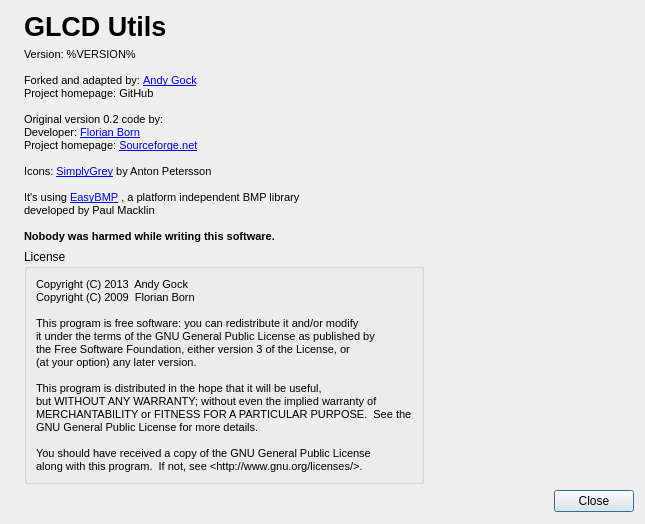
<?xml version="1.0" encoding="UTF-8"?>
<ui version="4.0">
 <class>UIInfo</class>
 <widget class="QDialog" name="UIInfo">
  <property name="geometry">
   <rect>
    <x>0</x>
    <y>0</y>
    <width>645</width>
    <height>495</height>
   </rect>
  </property>
  <property name="windowTitle">
   <string>Info</string>
  </property>
  <property name="windowIcon">
   <iconset resource="resources.qrc">
    <normaloff>:/Icons/resources/gtk-info.png</normaloff>:/Icons/resources/gtk-info.png</iconset>
  </property>
  <layout class="QGridLayout" name="gridLayout_2">
   <item row="0" column="0">
    <layout class="QGridLayout" name="gridLayout">
     <item row="0" column="0" rowspan="3">
      <widget class="QLabel" name="label_2">
       <property name="text">
        <string/>
       </property>
       <property name="pixmap">
        <pixmap resource="resources.qrc">:/Icons/resources/neues_logo.png</pixmap>
       </property>
       <property name="margin">
        <number>5</number>
       </property>
      </widget>
     </item>
     <item row="0" column="1" colspan="2">
      <widget class="QLabel" name="label_3">
       <property name="text">
        <string>&lt;!DOCTYPE HTML PUBLIC &quot;-//W3C//DTD HTML 4.0//EN&quot; &quot;http://www.w3.org/TR/REC-html40/strict.dtd&quot;&gt;
&lt;html&gt;&lt;head&gt;&lt;meta name=&quot;qrichtext&quot; content=&quot;1&quot; /&gt;&lt;style type=&quot;text/css&quot;&gt;
p, li { white-space: pre-wrap; }
&lt;/style&gt;&lt;/head&gt;&lt;body style=&quot; font-family:'MS Shell Dlg 2'; font-size:8pt; font-weight:400; font-style:normal;&quot;&gt;
&lt;p style=&quot; margin-top:0px; margin-bottom:0px; margin-left:0px; margin-right:0px; -qt-block-indent:0; text-indent:0px;&quot;&gt;&lt;span style=&quot; font-size:20pt; font-weight:600;&quot;&gt;GLCD Utils&lt;/span&gt;&lt;/p&gt;&lt;/body&gt;&lt;/html&gt;</string>
       </property>
      </widget>
     </item>
     <item row="1" column="1">
      <widget class="QLabel" name="label">
       <property name="text">
        <string>&lt;!DOCTYPE HTML PUBLIC &quot;-//W3C//DTD HTML 4.0//EN&quot; &quot;http://www.w3.org/TR/REC-html40/strict.dtd&quot;&gt;
&lt;html&gt;&lt;head&gt;&lt;meta name=&quot;qrichtext&quot; content=&quot;1&quot; /&gt;&lt;style type=&quot;text/css&quot;&gt;
p, li { white-space: pre-wrap; }
&lt;/style&gt;&lt;/head&gt;&lt;body style=&quot; font-family:'MS Shell Dlg 2'; font-size:8pt; font-weight:400; font-style:normal;&quot;&gt;
&lt;p style=&quot; margin-top:0px; margin-bottom:0px; margin-left:0px; margin-right:0px; -qt-block-indent:0; text-indent:0px;&quot;&gt;Version: %VERSION%&lt;/p&gt;
&lt;p style=&quot;-qt-paragraph-type:empty; margin-top:0px; margin-bottom:0px; margin-left:0px; margin-right:0px; -qt-block-indent:0; text-indent:0px;&quot;&gt;&lt;br /&gt;&lt;/p&gt;
&lt;p style=&quot; margin-top:0px; margin-bottom:0px; margin-left:0px; margin-right:0px; -qt-block-indent:0; text-indent:0px;&quot;&gt;Forked and adapted by: &lt;a href=&quot;http://micro.gock.net&quot;&gt;&lt;span style=&quot; text-decoration: underline; color:#0000ff;&quot;&gt;Andy Gock&lt;/span&gt;&lt;/a&gt;&lt;/p&gt;
&lt;p style=&quot; margin-top:0px; margin-bottom:0px; margin-left:0px; margin-right:0px; -qt-block-indent:0; text-indent:0px;&quot;&gt;Project homepage: GitHub&lt;/p&gt;
&lt;p style=&quot;-qt-paragraph-type:empty; margin-top:0px; margin-bottom:0px; margin-left:0px; margin-right:0px; -qt-block-indent:0; text-indent:0px;&quot;&gt;&lt;br /&gt;&lt;/p&gt;
&lt;p style=&quot; margin-top:0px; margin-bottom:0px; margin-left:0px; margin-right:0px; -qt-block-indent:0; text-indent:0px;&quot;&gt;Original version 0.2 code by:&lt;/p&gt;
&lt;p style=&quot; margin-top:0px; margin-bottom:0px; margin-left:0px; margin-right:0px; -qt-block-indent:0; text-indent:0px;&quot;&gt;Developer: &lt;a href=&quot;mailto:devilsfist@users.sourceforge.net&quot;&gt;&lt;span style=&quot; text-decoration: underline; color:#0000ff;&quot;&gt;Florian Born&lt;/span&gt;&lt;/a&gt;&lt;/p&gt;
&lt;p style=&quot; margin-top:0px; margin-bottom:0px; margin-left:0px; margin-right:0px; -qt-block-indent:0; text-indent:0px;&quot;&gt;Project homepage: &lt;a href=&quot;http://www.sourceforge.net/projects/glcdtools&quot;&gt;&lt;span style=&quot; text-decoration: underline; color:#0000ff;&quot;&gt;Sourceforge.net&lt;/span&gt;&lt;/a&gt;&lt;/p&gt;
&lt;p style=&quot;-qt-paragraph-type:empty; margin-top:0px; margin-bottom:0px; margin-left:0px; margin-right:0px; -qt-block-indent:0; text-indent:0px;&quot;&gt;&lt;br /&gt;&lt;/p&gt;
&lt;p style=&quot; margin-top:0px; margin-bottom:0px; margin-left:0px; margin-right:0px; -qt-block-indent:0; text-indent:0px;&quot;&gt;Icons: &lt;a href=&quot;http://gnome-look.org/content/show.php/SimplyGrey?content=93674&quot;&gt;&lt;span style=&quot; text-decoration: underline; color:#0000ff;&quot;&gt;SimplyGrey&lt;/span&gt;&lt;/a&gt; by Anton Petersson&lt;/p&gt;
&lt;p style=&quot;-qt-paragraph-type:empty; margin-top:0px; margin-bottom:0px; margin-left:0px; margin-right:0px; -qt-block-indent:0; text-indent:0px;&quot;&gt;&lt;br /&gt;&lt;/p&gt;
&lt;p style=&quot; margin-top:0px; margin-bottom:0px; margin-left:0px; margin-right:0px; -qt-block-indent:0; text-indent:0px;&quot;&gt;It's using &lt;a href=&quot;http://easybmp.sourceforge.net&quot;&gt;&lt;span style=&quot; text-decoration: underline; color:#0000ff;&quot;&gt;EasyBMP&lt;/span&gt;&lt;/a&gt; , a platform independent BMP library &lt;/p&gt;
&lt;p style=&quot; margin-top:0px; margin-bottom:0px; margin-left:0px; margin-right:0px; -qt-block-indent:0; text-indent:0px;&quot;&gt;developed by Paul Macklin&lt;/p&gt;
&lt;p style=&quot;-qt-paragraph-type:empty; margin-top:0px; margin-bottom:0px; margin-left:0px; margin-right:0px; -qt-block-indent:0; text-indent:0px; font-style:italic;&quot;&gt;&lt;br /&gt;&lt;/p&gt;
&lt;p style=&quot; margin-top:0px; margin-bottom:0px; margin-left:0px; margin-right:0px; -qt-block-indent:0; text-indent:0px;&quot;&gt;&lt;span style=&quot; font-weight:600;&quot;&gt;Nobody was harmed while writing this software.&lt;/span&gt;&lt;/p&gt;&lt;/body&gt;&lt;/html&gt;</string>
       </property>
       <property name="alignment">
        <set>Qt::AlignLeading|Qt::AlignLeft|Qt::AlignTop</set>
       </property>
      </widget>
     </item>
     <item row="2" column="1">
      <widget class="QGroupBox" name="groupBox">
       <property name="sizePolicy">
        <sizepolicy hsizetype="Preferred" vsizetype="Maximum">
         <horstretch>0</horstretch>
         <verstretch>0</verstretch>
        </sizepolicy>
       </property>
       <property name="minimumSize">
        <size>
         <width>0</width>
         <height>235</height>
        </size>
       </property>
       <property name="title">
        <string>License</string>
       </property>
       <layout class="QGridLayout" name="gridLayout_3">
        <item row="0" column="0">
         <widget class="QLabel" name="label_4">
          <property name="sizePolicy">
           <sizepolicy hsizetype="Preferred" vsizetype="Maximum">
            <horstretch>0</horstretch>
            <verstretch>0</verstretch>
           </sizepolicy>
          </property>
          <property name="text">
           <string>&lt;!DOCTYPE HTML PUBLIC &quot;-//W3C//DTD HTML 4.0//EN&quot; &quot;http://www.w3.org/TR/REC-html40/strict.dtd&quot;&gt;
&lt;html&gt;&lt;head&gt;&lt;meta name=&quot;qrichtext&quot; content=&quot;1&quot; /&gt;&lt;style type=&quot;text/css&quot;&gt;
p, li { white-space: pre-wrap; }
&lt;/style&gt;&lt;/head&gt;&lt;body style=&quot; font-family:'MS Shell Dlg 2'; font-size:8pt; font-weight:400; font-style:normal;&quot;&gt;
&lt;p style=&quot; margin-top:0px; margin-bottom:0px; margin-left:0px; margin-right:0px; -qt-block-indent:0; text-indent:0px;&quot;&gt;Copyright (C) 2013  Andy Gock&lt;/p&gt;
&lt;p style=&quot; margin-top:0px; margin-bottom:0px; margin-left:0px; margin-right:0px; -qt-block-indent:0; text-indent:0px;&quot;&gt;Copyright (C) 2009  Florian Born&lt;/p&gt;
&lt;p style=&quot;-qt-paragraph-type:empty; margin-top:0px; margin-bottom:0px; margin-left:0px; margin-right:0px; -qt-block-indent:0; text-indent:0px;&quot;&gt;&lt;br /&gt;&lt;/p&gt;
&lt;p style=&quot; margin-top:0px; margin-bottom:0px; margin-left:0px; margin-right:0px; -qt-block-indent:0; text-indent:0px;&quot;&gt;This program is free software: you can redistribute it and/or modify&lt;/p&gt;
&lt;p style=&quot; margin-top:0px; margin-bottom:0px; margin-left:0px; margin-right:0px; -qt-block-indent:0; text-indent:0px;&quot;&gt;it under the terms of the GNU General Public License as published by&lt;/p&gt;
&lt;p style=&quot; margin-top:0px; margin-bottom:0px; margin-left:0px; margin-right:0px; -qt-block-indent:0; text-indent:0px;&quot;&gt;the Free Software Foundation, either version 3 of the License, or&lt;/p&gt;
&lt;p style=&quot; margin-top:0px; margin-bottom:0px; margin-left:0px; margin-right:0px; -qt-block-indent:0; text-indent:0px;&quot;&gt;(at your option) any later version.&lt;/p&gt;
&lt;p style=&quot;-qt-paragraph-type:empty; margin-top:0px; margin-bottom:0px; margin-left:0px; margin-right:0px; -qt-block-indent:0; text-indent:0px;&quot;&gt;&lt;br /&gt;&lt;/p&gt;
&lt;p style=&quot; margin-top:0px; margin-bottom:0px; margin-left:0px; margin-right:0px; -qt-block-indent:0; text-indent:0px;&quot;&gt;This program is distributed in the hope that it will be useful,&lt;/p&gt;
&lt;p style=&quot; margin-top:0px; margin-bottom:0px; margin-left:0px; margin-right:0px; -qt-block-indent:0; text-indent:0px;&quot;&gt;but WITHOUT ANY WARRANTY; without even the implied warranty of&lt;/p&gt;
&lt;p style=&quot; margin-top:0px; margin-bottom:0px; margin-left:0px; margin-right:0px; -qt-block-indent:0; text-indent:0px;&quot;&gt;MERCHANTABILITY or FITNESS FOR A PARTICULAR PURPOSE.  See the&lt;/p&gt;
&lt;p style=&quot; margin-top:0px; margin-bottom:0px; margin-left:0px; margin-right:0px; -qt-block-indent:0; text-indent:0px;&quot;&gt;GNU General Public License for more details.&lt;/p&gt;
&lt;p style=&quot;-qt-paragraph-type:empty; margin-top:0px; margin-bottom:0px; margin-left:0px; margin-right:0px; -qt-block-indent:0; text-indent:0px;&quot;&gt;&lt;br /&gt;&lt;/p&gt;
&lt;p style=&quot; margin-top:0px; margin-bottom:0px; margin-left:0px; margin-right:0px; -qt-block-indent:0; text-indent:0px;&quot;&gt;You should have received a copy of the GNU General Public License&lt;/p&gt;
&lt;p style=&quot; margin-top:0px; margin-bottom:0px; margin-left:0px; margin-right:0px; -qt-block-indent:0; text-indent:0px;&quot;&gt;along with this program.  If not, see &amp;lt;http://www.gnu.org/licenses/&amp;gt;.&lt;/p&gt;&lt;/body&gt;&lt;/html&gt;</string>
          </property>
         </widget>
        </item>
       </layout>
      </widget>
     </item>
    </layout>
   </item>
   <item row="0" column="1">
    <spacer name="horizontalSpacer_3">
     <property name="orientation">
      <enum>Qt::Horizontal</enum>
     </property>
     <property name="sizeHint" stdset="0">
      <size>
       <width>0</width>
       <height>218</height>
      </size>
     </property>
    </spacer>
   </item>
   <item row="1" column="0" colspan="2">
    <spacer name="verticalSpacer">
     <property name="orientation">
      <enum>Qt::Vertical</enum>
     </property>
     <property name="sizeHint" stdset="0">
      <size>
       <width>20</width>
       <height>40</height>
      </size>
     </property>
    </spacer>
   </item>
   <item row="2" column="0" colspan="2">
    <layout class="QHBoxLayout" name="horizontalLayout">
     <item>
      <spacer name="horizontalSpacer">
       <property name="orientation">
        <enum>Qt::Horizontal</enum>
       </property>
       <property name="sizeHint" stdset="0">
        <size>
         <width>168</width>
         <height>23</height>
        </size>
       </property>
      </spacer>
     </item>
     <item>
      <widget class="QPushButton" name="pushButton">
       <property name="text">
        <string>Close</string>
       </property>
      </widget>
     </item>
    </layout>
   </item>
  </layout>
 </widget>
 <resources>
  <include location="resources.qrc"/>
 </resources>
 <connections>
  <connection>
   <sender>pushButton</sender>
   <signal>clicked()</signal>
   <receiver>UIInfo</receiver>
   <slot>reject()</slot>
   <hints>
    <hint type="sourcelabel">
     <x>233</x>
     <y>183</y>
    </hint>
    <hint type="destinationlabel">
     <x>324</x>
     <y>181</y>
    </hint>
   </hints>
  </connection>
 </connections>
</ui>
